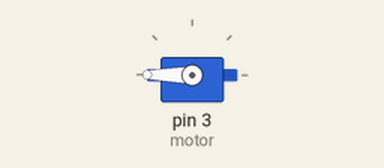
The sketch below on a simulated Arduino Uno, built with avr-gcc and run on an emulated ATmega328P. Parts: servo.

Above: at 0.05 s.
At 6.05 s:
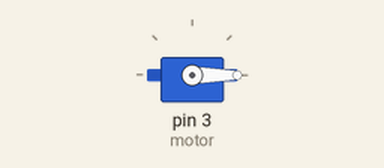
At 12.0 s:
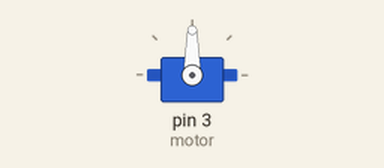
Timing chart, 0 to 15.6 s (numbered marks = the images above):
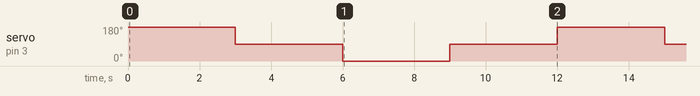

The sketch:

servo.ino
```cpp
#include <Servo.h> //include the servo library

Servo motor; //declare the servo motor

void setup() {
  motor.attach(3); //hook up the servo object to pin 3 on the arduino
}

void loop() {
  //spin forward for 3 seconds
  motor.write(180);
  delay(3000);

  //stop for three seconds
  motor.write(90);
  delay(3000);

  //spin backawards for three secons
  motor.write(0);
  delay(3000);

  //stop for three seconds
  motor.write(90);
  delay(3000);
}
```

Measured:
- by itself, servo on pin 3 (motor): repeats every 12.0 s: 0° 3.0 s, 90° 3.0 s, 180° 3.0 s, 90° 3.0 s
